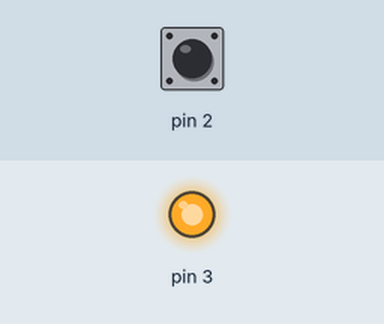
Bench run of a sketch on a simulated Arduino Uno, built with avr-gcc and run on an emulated ATmega328P. Parts: output pins drawn as LEDs (lit = HIGH). Inputs (shaded band) come from the test bench; at power-on: pin 2 HIGH.

Above: at 1.2 s.
1.3 s: pin 2 pulled LOW for 0.15 s
At 1.37 s:
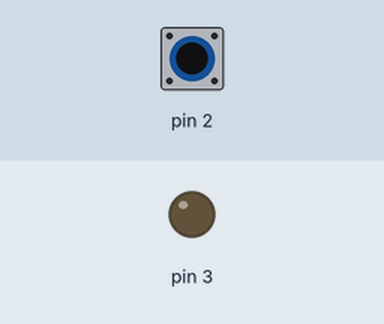
2.9 s: pin 2 pulled LOW for 3.2 s
At 7.2 s:
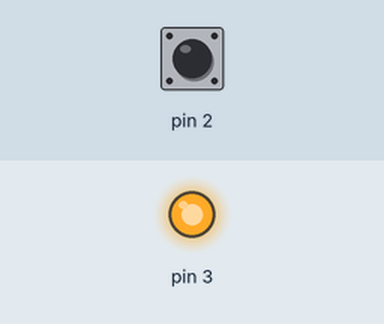
Timing chart, 0 to 8.7 s (numbered marks = the images above; inputs shaded):
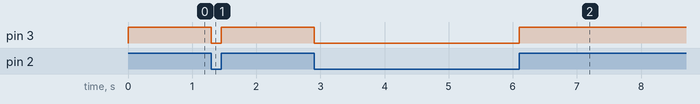

Measured:
- after the input at 1.3 s, pin 3: HIGH → LOW at once, → HIGH 0.15 s later
- after the input at 2.9 s, pin 3: HIGH → LOW at once, → HIGH 3.2 s later

The sketch:

Fase_1.ino
```cpp
void setup() {

}

void loop() {
  encenderLed(3,2);

}

void encenderLed(int led, int boton){
  pinMode(boton, INPUT_PULLUP);
  pinMode(led, OUTPUT);

  if(digitalRead(boton) == HIGH){
    digitalWrite(led, HIGH);
  }

  else{
    digitalWrite(led, LOW);
  }
}
```
